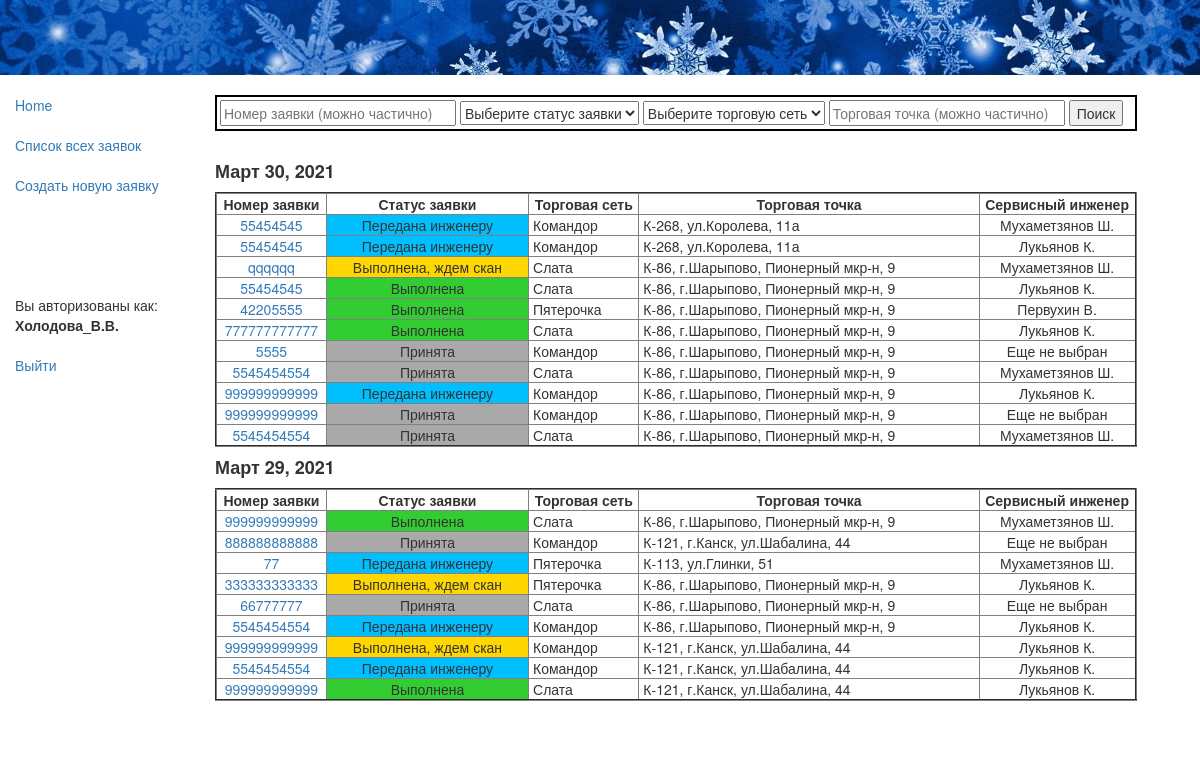
/app/recs/ (signed in), run on the app's committed database.
### app/models.py (models this page shows, shortened)
class Rec(models.Model):
    status = models.ForeignKey(Status, null=True, on_delete=models.SET_NULL, default=4, verbose_name="Статус заявки")
    retail = models.ForeignKey(Retail, null=True, on_delete=models.SET_NULL, verbose_name="Торговая сеть")
    rec_date = models.DateField(auto_now_add=True, verbose_name="Дата создания заявки")
    rec_time = models.TimeField(auto_now_add=True, verbose_name="Время создания заявки")
    user = models.ForeignKey(User, null=True, on_delete=models.SET_NULL, verbose_name="Диспетчер")
    customer = models.CharField(max_length=100, verbose_name="ФИО инициатора заявки")
    rec_num = models.CharField(verbose_name='Номер заявки', max_length=8)
    store = models.ForeignKey(Store, null=True, on_delete=models.SET_NULL, verbose_name="Торговая точка, адрес")
    description = models.TextField(max_length=1000, verbose_name="Содержание заявки")
    trouble = models.ForeignKey(Trouble, null=True, on_delete=models.SET_NULL, verbose_name="Категория неисправности")
    tech = models.ForeignKey(Tech, null=True, on_delete=models.SET_NULL, verbose_name="Сервисный инженер")
    sign_day = models.DateField(null=True, verbose_name="Дата передачи заявки инженеру")
    sign_time = models.TimeField(null=True, verbose_name="Время передачи заявки инженеру")
    visit_day_begin = models.DateField(null=True, verbose_name="Дата начала работ")
    visit_time_begin = models.TimeField(null=True, verbose_name="Время начала работ")
    visit_day_end = models.DateField(null=True, verbose_name="Дата окончания работ")
    visit_time_end = models.TimeField(null=True, verbose_name="Время окончания работ")
    result = models.TextField(null=True, max_length=1000, verbose_name="Результат выезда")
    form = models.CharField(null=True, max_length=10, verbose_name="Номер заказа-наряда")
    jpg = models.ImageField(upload_to='images', null=True, verbose_name="Скан-копия заказа-наряда")
    class Meta:
        verbose_name = 'Заявка'
        verbose_name_plural = 'Заявки'
        ordering = ['-rec_time'] # отображение заявок в rec-list.html в обратном порядке
        permissions = (("can_create_update", "Может rec_create и rec_update"),
                       ("can_list_detail", "Может rec_list и rec_detail"),
                       )
    def get_absolute_url(self):
        return reverse('rec_detail', args=[str(self.id)])

class Status(models.Model):
    name = models.CharField(max_length=32, help_text="Состояние заявки")
    class Meta:
        verbose_name = 'Статус'
        verbose_name_plural = 'Статусы'
    def __str__(self):
        return self.name

class Retail(models.Model):
    name = models.CharField(max_length=64, help_text="Торговая сеть")
    class Meta:
        verbose_name = 'Торговая сеть'
        verbose_name_plural = 'Торговые сети'
    def __str__(self):
        return self.name

class Store(models.Model):
    name = models.CharField(max_length=96, help_text="Торговая точка, адрес")
    class Meta:
        verbose_name = 'Магазин'
        verbose_name_plural = 'Магазины'
    def __str__(self):
        return self.name

class Tech(models.Model):
    name = models.CharField(max_length=64, help_text="Сервисный инженер")
    class Meta:
        verbose_name = 'Инженер'
        verbose_name_plural = 'Инженеры'
    def __str__(self):
        return self.name

### app/views.py (the view)
class RecList(PermissionRequiredMixin, generic.ListView):
    model = Rec
    permission_required = 'app.can_list_detail'
    def get_queryset(self):  # новый
        global x # глоб. перем. для передачи отфильтрованного QuerySet из этой функции в следующую
        global y # глоб. перем. - флаг того, что была фильтрация
        y = False
        rn = self.request.GET.get('rn')
        rs = self.request.GET.get('rs')
        r = self.request.GET.get('r')
        s = self.request.GET.get('s')
        recs = Rec.objects.all()
        if rn:  # фильтр по номеру заявки
            recs = recs.filter(rec_num__icontains=rn)
        if rs:  # фильтр по статусу
            recs = recs.filter(status=rs)
        if r:  # фильтр по торговой сети
            recs = recs.filter(retail=r)
        if s:  # фильтр торговой точке
            search_list = []
            for i in recs:
                if s in i.store.name:
                    search_list.append(i.id)
            recs = recs.filter(id__in=search_list)
        x = recs
        if rn or rs or r or s:
            y = True
        return recs
    def get_context_data(self, **kwargs):
        context = super(RecList, self).get_context_data(**kwargs)
        ddd = set()
        for i in x:
             ddd.add(i.rec_date)
        ddd = sorted(ddd, reverse=True)[:45]  # сортировка убыванию даты и кол-во отображаемых дней
        context['status_all'] = Status.objects.all()  # Передаем эти кверисеты для организации
        context['retail_all'] = Retail.objects.all()  # выпадающего списка в HTML
        context['ddd'] = ddd # Добавляем переменную к контексту
        context['gray'] = gray  # цвета статусов
        context['blue'] = blue
        context['yellow'] = yellow
        context['green'] = green
        context['y'] = y
        return context

### app/templates/app/rec_list.html (shortened to what this page needs)
{% extends "base_generic.html" %}
{% block content %}
<br>
<div style="border: 2px solid black; background-color: white; padding: 3px; width:95%;">
{% if y %}
    <form action="{% url 'recs' %}">
      <button type="submit">Убрать фильтр</button>
    </form>
{% else %}
<form name="feedback" method="get" action="{% url 'recs' %}">
 <input size = "28" type="text" name="rn" placeholder="Номер заявки (можно частично)">
  <select name="rs">
    <option value="">Выберите статус заявки</option>
  </select>
  <select name="r">
    <option value="">Выберите торговую сеть</option>
  </select>
<input size = "28" type="text" name="s" placeholder="Торговая точка (можно частично)">
 {% if not y %}
    <input type="submit" name="submit_btn" value="Поиск">
      {% endif %}
{% endif %}
</form>
</div>
<br>
  {% if rec_list %}
    {% for d in ddd %}
<table border="2" width="95%">
        <h4><strong>{{ d }}  </strong></h4>
       <tr>
           <td width="12%" align="center" > <strong> &nbsp;Номер заявки&nbsp; </strong> </td>
           <td width="22%" align="center" > <strong> &nbsp;Статус заявки&nbsp; </strong> </td>
           <td width="12%" align="center" > <strong> &nbsp;Торговая сеть&nbsp; </strong> </td>
           <td width="37%" align="center" > <strong> &nbsp;Торговая точка&nbsp; </strong> </td>
           <td width="17%" align="center" > <strong> &nbsp;Сервисный инженер&nbsp; </strong> </td>
       </tr>
      {% for rec in rec_list %}
            {% if rec.rec_date == d %}
          <tr>
              <td align="center" > <a href="{{ rec.get_absolute_url }}">&nbsp;{{ rec.rec_num }}&nbsp;</a> </td>
                {% if rec.status == gray %}
                <td bgcolor=#A9A9A9 align="center" > &nbsp;{{ rec.status }}&nbsp;</td>
                {% elif rec.status == blue %}
                <td bgcolor=#00BFFF align="center" > &nbsp;{{ rec.status }}&nbsp;</td>
                 {% elif rec.status == yellow %}
                <td bgcolor=#FFD700 align="center" > &nbsp;{{ rec.status }}&nbsp;</td>
                {% elif rec.status == green %}
                <td bgcolor=#32CD32 align="center" > &nbsp;{{ rec.status }}&nbsp;</td>
                {% endif %}
              <td > &nbsp;{{ rec.retail}}&nbsp; </td>
              <td > &nbsp;{{ rec.store}}&nbsp; </td>
              {% if rec.tech %}
              <td  align="center" > &nbsp;{{ rec.tech }}&nbsp;</td>
              {% else %}
              <td align="center" > &nbsp;Еще не выбран&nbsp;</td>
              {% endif %}
          </tr>
            {% endif %}
      {% endfor %}
    </table>
    {% endfor %}
  {% else %}
    <br><p>Заявок пока нетути</p>
  {% endif %}
<br><br>
{% endblock %}

### app/templates/base_generic.html (shortened to what this page needs)
<!DOCTYPE html>
<html lang="en">
<head>
  <link rel="stylesheet" href="https://maxcdn.bootstrapcdn.com/bootstrap/3.3.7/css/bootstrap.min.css">
  {% load static %}
  <link rel="stylesheet" href="{% static 'css/styles.css' %}">
  <img src="{% static 'images/snow.jpg' %}" alt="Snow" style="width:100%;"/>
</head>
<body>
  <div class="container-fluid">
    <div class="row">
      <div class="col-sm-2">
      {% block sidebar %}
      <ul class="sidebar-nav">
          <li><a href="{% url 'index' %}">Home</a></li> <br>
          {% if perms.app.can_list_detail %}
          <li><a href="{% url 'recs' %}">Список всех заявок</a></li>
          {% endif %}
          <br>
          {% if perms.app.can_create_update %}
          <li><a href="{% url 'rec_create' %}">Создать новую заявку</a></li>
          {% endif %}
          <br><br><br><br><br>
        {% if user.is_authenticated %}
            <li>Вы авторизованы как: </li><li><strong>{{ user.get_username }}</strong></li><br>
            <li><a href="{% url 'logout'%}?next={% url 'index' %}">Выйти</a></li>
        {% else %}
            <li><strong>Вы не авторизованы.</strong></li> <br>
            <li>Чтобы это исправить, </li>
            <li><a href="{% url 'login'%}?next={% url 'index' %}">нажмите здесь.</a></li>
        {% endif %}
      </ul>
     {% endblock %}
      </div>
      <div class="col-sm-10 ">
      {% block content %}{% endblock %}
      </div>
    </div>
  </div>
</body>
</html>

### app/static/css/styles.css (style rules this page uses)
.sidebar-nav { margin-top: 20px; padding: 0; list-style: none; }

### data on the page
Rec: ddd "Март 30, 2021", rec_num "55454545", status "Передана инженеру", retail "Командор", store "К-268, ул.Королева, 11а", tech "Мухаметзянов Ш."
Rec: rec_num "55454545", status "Передана инженеру", retail "Командор", store "К-268, ул.Королева, 11а", tech "Лукьянов К."
Rec: rec_num "qqqqqq", status "Выполнена, ждем скан", retail "Слата", store "К-86, г.Шарыпово, Пионерный мкр-н, 9", tech "Мухаметзянов Ш."
Rec: rec_num "55454545", status "Выполнена", retail "Слата", store "К-86, г.Шарыпово, Пионерный мкр-н, 9", tech "Лукьянов К."
Rec: rec_num "42205555", status "Выполнена", retail "Пятерочка", store "К-86, г.Шарыпово, Пионерный мкр-н, 9", tech "Первухин В."
Rec: rec_num "777777777777", status "Выполнена", retail "Слата", store "К-86, г.Шарыпово, Пионерный мкр-н, 9", tech "Лукьянов К."
Rec: rec_num "5555", status "Принята", retail "Командор", store "К-86, г.Шарыпово, Пионерный мкр-н, 9", shows "Еще не выбран"
Rec: rec_num "5545454554", status "Принята", retail "Слата", store "К-86, г.Шарыпово, Пионерный мкр-н, 9", tech "Мухаметзянов Ш."
Rec: rec_num "999999999999", status "Передана инженеру", retail "Командор", store "К-86, г.Шарыпово, Пионерный мкр-н, 9", tech "Лукьянов К."
Rec: rec_num "999999999999", status "Принята", retail "Командор", store "К-86, г.Шарыпово, Пионерный мкр-н, 9", shows "Еще не выбран"
Rec: rec_num "5545454554", status "Принята", retail "Слата", store "К-86, г.Шарыпово, Пионерный мкр-н, 9", tech "Мухаметзянов Ш."
Rec: ddd "Март 29, 2021", rec_num "999999999999", status "Выполнена", retail "Слата", store "К-86, г.Шарыпово, Пионерный мкр-н, 9", tech "Мухаметзянов Ш."
Rec: rec_num "888888888888", status "Принята", retail "Командор", store "К-121, г.Канск, ул.Шабалина, 44", shows "Еще не выбран"
Rec: rec_num "77", status "Передана инженеру", retail "Пятерочка", store "К-113, ул.Глинки, 51", tech "Мухаметзянов Ш."
Rec: rec_num "333333333333", status "Выполнена, ждем скан", retail "Пятерочка", store "К-86, г.Шарыпово, Пионерный мкр-н, 9", tech "Лукьянов К."
Rec: rec_num "66777777", status "Принята", retail "Слата", store "К-86, г.Шарыпово, Пионерный мкр-н, 9", shows "Еще не выбран"
Rec: rec_num "5545454554", status "Передана инженеру", retail "Командор", store "К-86, г.Шарыпово, Пионерный мкр-н, 9", tech "Лукьянов К."
Rec: rec_num "999999999999", status "Выполнена, ждем скан", retail "Командор", store "К-121, г.Канск, ул.Шабалина, 44", tech "Лукьянов К."
Rec: rec_num "5545454554", status "Передана инженеру", retail "Командор", store "К-121, г.Канск, ул.Шабалина, 44", tech "Лукьянов К."
Rec: rec_num "999999999999", status "Выполнена", retail "Слата", store "К-121, г.Канск, ул.Шабалина, 44", tech "Лукьянов К."

### other printed values
{{ user.get_username }} "Холодова_В.В."
